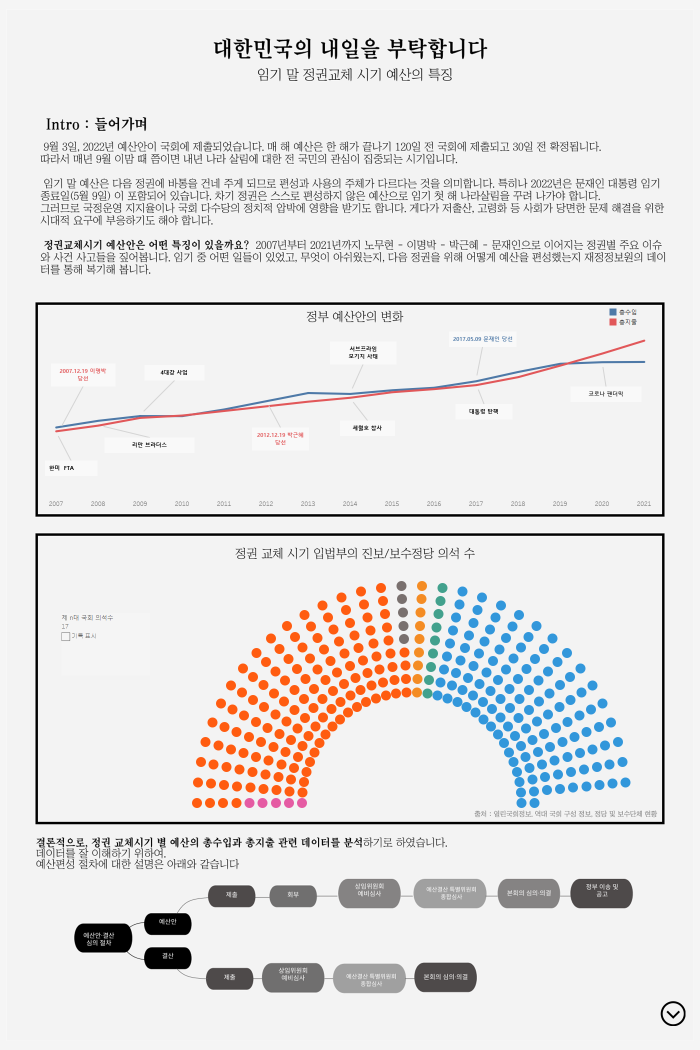
#> input picture Tableau/1. 서론.인트로.png, 1400 x 2100 px (shown at 1/2 size)
$ jupyter execute --allow-errors '대한민국의_내일을 부탁합니다 - 임기 말 정권교체 시기 예산의 특징.ipynb'
#> lines starting #> are read from the running program, lines starting #| are printed output that depends on the picture
# 대한민국의 내일은 부탁합니다

### [Tableau Public 에 들어가면 더 자세히 볼 수 있습니다. ](https://public.tableau.com/app/profile/yeongeun.kim/viz/_16312462275760/1__?publish=yes, "google link")

# 1. Intro : 들어가며
 9월 3일, 2022년 예산안이 국회에 제출되었습니다. 매 해 예산은 한 해가 끝나기 120일 전 국회에 제출되고 30일 전 확정됩니다.
따라서 매년 9월 이맘 때 쯤이면 내년 나라 살림에 대한 전 국민의 관심이 집중되는 시기입니다.

 임기 말 예산은 다음 정권에 바통을 건네 주게 되므로 편성과 사용의 주체가 다르다는 것을 의미합니다. 특히나 2022년은 문재인 대통령 임기종료일(5월 9일) 이 포함되어 있습니다. 차기 정권은 스스로 편성하지 않은 예산으로 임기 첫 해 나라살림을 꾸려 나가야 합니다.
그러므로 국정운영 지지율이나 국회 다수당의 정치적 압박에 영향을 받기도 합니다. 게다가 저출산, 고령화 등 사회가 당면한 문제 해결을 위한 시대적 요구에 부응하기도 해야 합니다.

 정권교체시기 예산안은 어떤 특징이 있을까요?  2007년부터 2021년까지 노무현 - 이명박 - 박근혜 - 문재인으로 이어지는 정권별 주요 이슈와 사건 사고들을 짚어봅니다. 임기 중 어떤 일들이 있었고, 무엇이 아쉬웠는지, 다음 정권을 위해 어떻게 예산을 편성했는지 재정정보원의 데이터를 통해 복기해 봅니다.

[cell 1]
import matplotlib.pyplot as plt
import numpy as np
from PIL import Image
#대시보드1
image1=Image.open('1. 서론.인트로.png')
#> image1 is the input picture: PIL image 1400x2100 RGBA; mean R, G, B, A 229.6, 228.2, 228, 255
image1.resize((500,700))
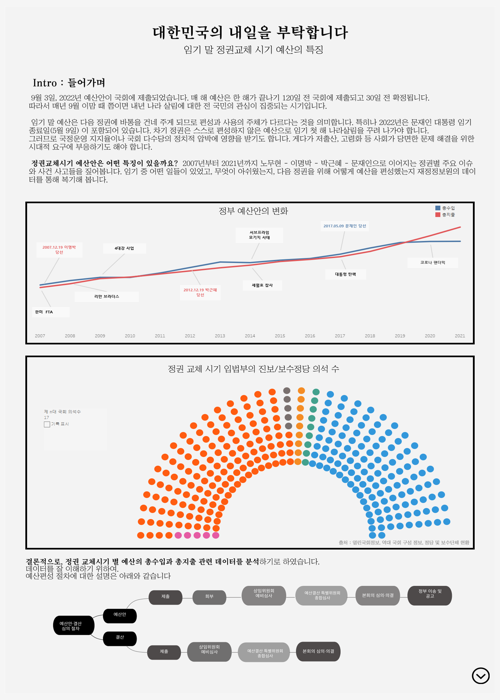
#> Out: PIL image 500x700 RGBA; mean R, G, B, A 229.7, 228.2, 228, 255

# 2.  본론
### 2.1. 노무현 정부 : 통일부와 한미FTA
 2008년 노무현 정부가 이명박 정부에게 전달하려는 메시지는 무엇일까요? 노무현 정부의 임기 말 지지율은 20% 내외였습니다.
국회는 대통합민주신당이 143석을 차지하고 있어 민주당계 정당이 다수당의 지위를 보유하고 있었습니다.
하지만 여권의 분열이 심화되는 상황에 2006년 지방선거 및 재보선이 참패하여습니다.
따라서 진보에서 보수로의 정권교체 가능성이 높았습니다.

#> (a cell that did not finish here is left out)

### 2.2. 이명박 정부 : 리만브라더스의 파도를 넘어
 이명박 정부의 출범은 세계 금융 위기 발발과 시기를 함께 합니다. 2008년 9월 리먼브라더스 파산에서 야기된 금융 위기가 전세계적으로
확산됨에 따라 정부의 재정 운영을 통한 위기 관리가 어느 때보다 강조되었던 시기입니다.
 세출과 세입의 분석을 통해 이명박 정부의 재정 운영을 살펴보고자 합니다. 이하의 분석에서 세출과 세입의 예산은 국회 의결을 통한
확정금액을 기준으로 하고, 결산은 회계 상 수납액과 지출액을 각각 세출과 세입의 기준으로 합니다.

#> (a cell that did not finish here is left out)

### 2.3. 박근혜 정부-문재인 정부 주요 복지정책 예산 비교
 2007년 서브프라임 모기지론 사태가 발생했습니다.  치솟던 미국의 자산 가격에 편승하여 저신용자(sub-prime)의 주택담보대출이 무분별하게 실행되었습니다. 미국의 경상수지와 서비스 수지가 모두 적자로 돌아 섰고, 시장에 풀린 저신용자의 대출금을 회수하지 못한 금융기관들이 파산하기 시작합니다. 이러한 상황은 우리나라에도 영향을 끼쳐 부동산 시장이 얼어붙는 결과를 낳게 됩니다.
 금리 인상으로 인해 대출로 집을 구매한 사람들은 수입의 대부분을 이자로 내는 “ 하우스푸어” 로 전락하는 상황에서 박근혜 정부는 어떻게 대처 하였을까요? 정부가 가계와 기업의 위기를 바라보는 시각을 양 정부의 예산 변화를 통해 분석해봅니다.

 ### 2.4. 문재인 정부 그 후, 우리가 지켜봐야할 것
 2021년 9월 3일. 2022년 정부 예산안이 국회에 제출되었습니다. 경제회복 상생과 선도국가 도약이라는 두마리 토끼를 놓치지 않기 위해, 2022년 예산은 전년 대비 8.3%가 늘어난 604.4조를 편성하였습니다. 경제회복과 양극화 대응을 모선(矛先, 창의 끝)으로 일자리와 중소기업지원, 부동산문제, 탄소중립, 디지털 전환 등 코로나로 인한 우리 사회 전반의 상처와 흉터를 치료할 채비를 하고 있습니다.

#> (a cell that did not finish here is left out)

# 3. Outro : 나가며
주노 여신의 거위처럼, ‘열린재정’이 대한민국을 ‘모네타’ 해주기를 바랍니다.

[cell 5]
#대시보드7
image5=Image.open('결론.png')
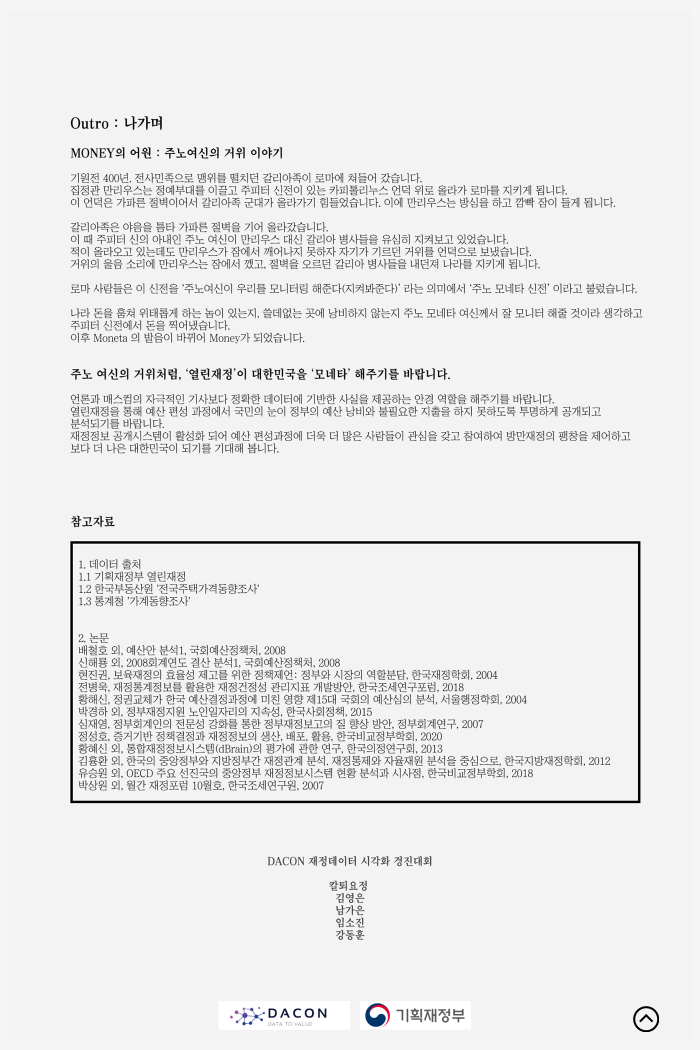
#> input picture Tableau/결론.png, 1400 x 2100 px (shown at 1/2 size)
#> image5 is the input picture: PIL image 1400x2100 RGBA; mean R, G, B, A 234.6, 234.6, 234.6, 255
image5.resize((500,700))
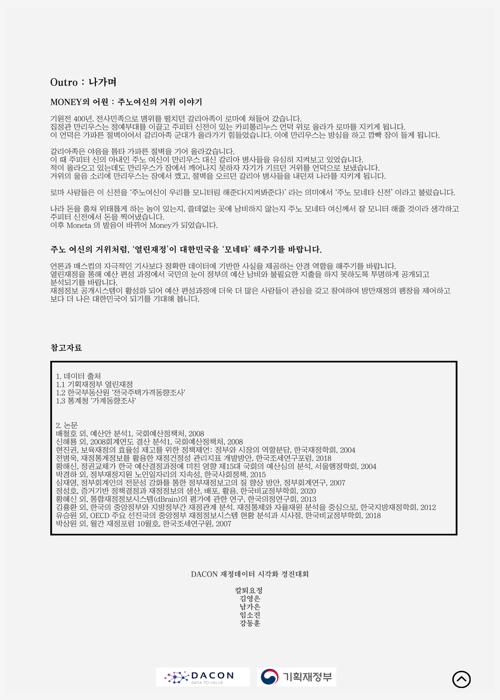
#> Out: PIL image 500x700 RGBA; mean R, G, B, A 234.6, 234.6, 234.6, 255

# + API 크롤링 코드

[cell 6]
Image.open('1.png')
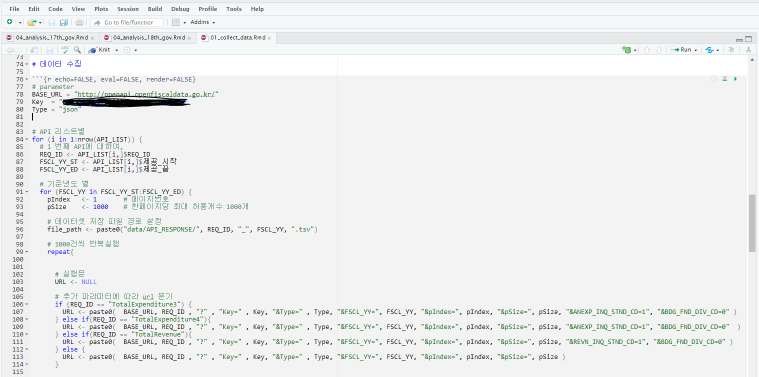
#> input picture API수집/1.PNG, 1518 x 753 px, found by its file name (shown at 1/2 size)

[cell 7]
Image.open('2.png')
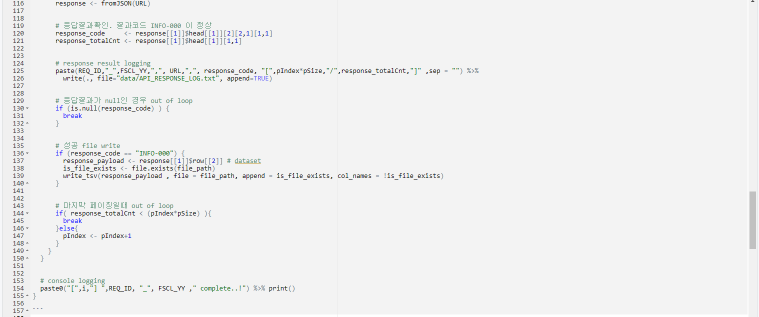
#> input picture API수집/2.PNG, 1518 x 633 px, found by its file name (shown at 1/2 size)

[cell 8]
Image.open('3.png')
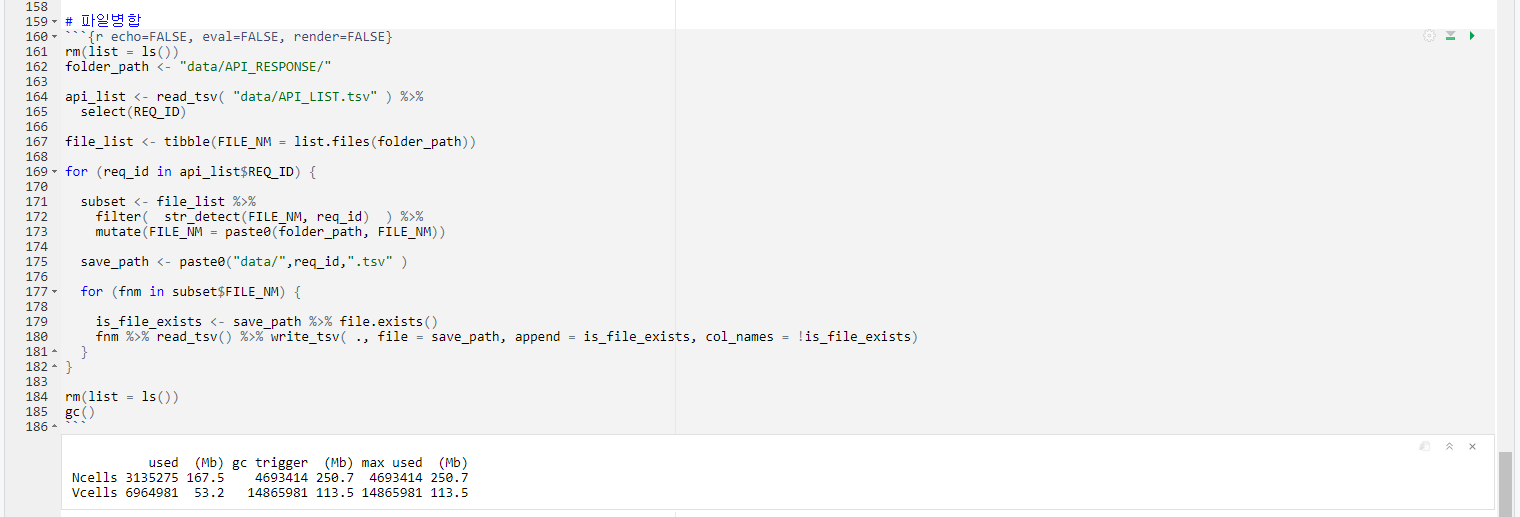
#> input picture API수집/3.PNG, 1520 x 517 px, found by its file name
